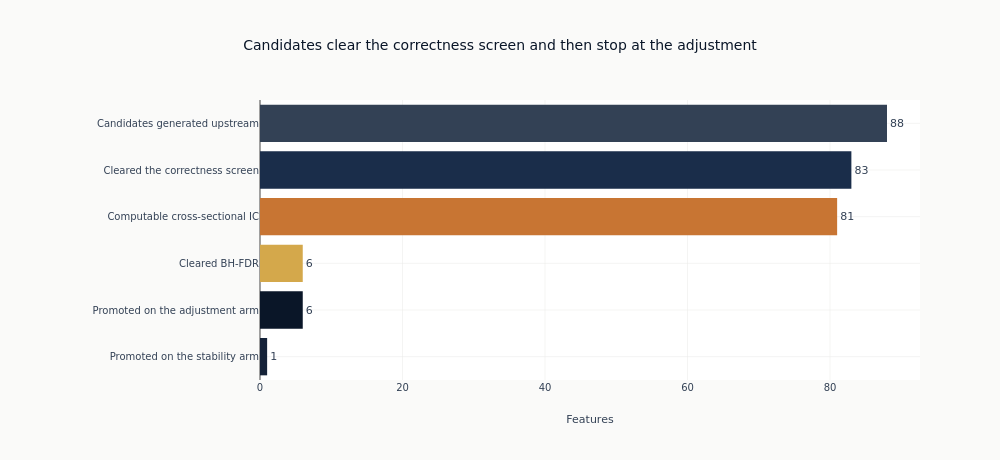

Write notebook code for a chart like this one.
### Markdown cell above
### The Funnel

What was searched, what survived each stage, and what each arm of the promotion rule
contributed. Drawn rather than printed, because the width of the drop between
consecutive bars is what a reader is meant to weigh, and the two arms are separated
so a rule that reads as a disjunction can be seen to behave like one, or not to.

### Code cell
arm_counts = {
    note: len([f for f, (d, n) in triage.items() if d == "PROCEED" and n == note])
    for note in ("fdr_significant", "stable_and_above_threshold")
}
funnel_stages = [
    ("Candidates generated upstream", len(all_feature_cols), COLORS["neutral"]),
    ("Cleared the correctness screen", n_pass, COLORS["slate"]),
    ("Computable cross-sectional IC", n_searched, COLORS["copper"]),
    ("Cleared BH-FDR", n_significant_fdr, COLORS["amber"]),
    ("Promoted on the adjustment arm", arm_counts["fdr_significant"], COLORS["blue"]),
    (
        "Promoted on the stability arm",
        arm_counts["stable_and_above_threshold"],
        COLORS["blue_light"],
    ),
]
fig = go.Figure(
    go.Bar(
        x=[count for _, count, _ in funnel_stages],
        y=[stage for stage, _, _ in funnel_stages],
        orientation="h",
        marker_color=[color for _, _, color in funnel_stages],
        text=[str(count) for _, count, _ in funnel_stages],
        textposition="outside",
    )
)
fig.update_layout(
    title="Candidates clear the correctness screen and then stop at the adjustment",
    xaxis_title="Features",
    height=460,
    width=1000,
    margin={"l": 260, "r": 80},
    showlegend=False,
)
fig.update_yaxes(autorange="reversed")
fig.show()

### Figure 1 — Plotly figure (JSON) as saved in the notebook; plotly's stock layout.template omitted (floating-point values rounded to 4 significant figures)
{"data": [{"marker": {"color": ["#334155", "#1a2d4a", "#C87533", "#D4A84B", "#0a1628", "#152238"]}, "orientation": "h", "text": ["88", "83", "81", "6", "6", "1"], "textposition": "outside", "type": "bar", "x": [88, 83, 81, 6, 6, 1], "y": ["Candidates generated upstream", "Cleared the correctness screen", "Computable cross-sectional IC", "Cleared BH-FDR", "Promoted on the adjustment arm", "Promoted on the stability arm"]}], "layout": {"height": 460, "margin": {"l": 260, "r": 80}, "showlegend": false, "title": {"text": "Candidates clear the correctness screen and then stop at the adjustment"}, "width": 1000, "xaxis": {"title": {"text": "Features"}}, "yaxis": {"autorange": "reversed"}}}
